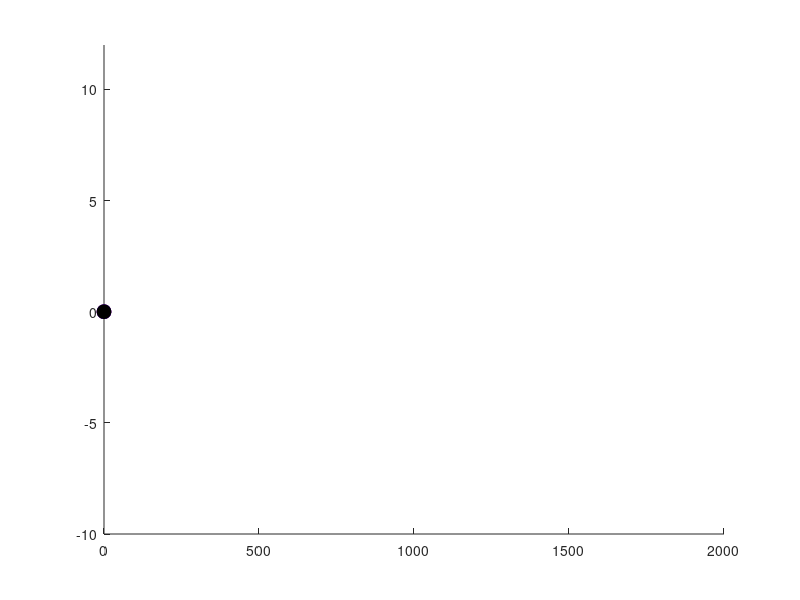

The MATLAB script that drew this image: (Note: this script raises an error after producing the figure.)
%%
clear
close all
clc
%% Data Generation
% vehTrajectory = load('E:\2022_WirelessCommunicationProjectCode\V2X_Simulator\integratedSumoMatlabSimulator\sumoMatlabCosimulator_Ver20240625_JoinAndLeaveEvent\trafficData\rho20_CaccDrivingTrafficData\iter1_seed218926.mat').vehTrajectory;
% vehTrajectoryTemp = load('E:\2022_WirelessCommunicationProjectCode\V2X_Simulator\integratedSumoMatlabSimulator\sumoMatlabCosimulator_Ver20240625_JoinAndLeaveEvent\trafficData\rho20_CaccDrivingTrafficData\iter2_seed172239.mat').vehTrajectory;

%%
f = figure;hold on;
ax1 = plot([0], [0], 'LineStyle','none', 'Color', 'Red', 'Marker', 'o', 'MarkerSize', 10, 'MarkerFaceColor', 'red');
% ax1_1 = plot([0], [0], 'LineStyle','none', 'Color', 'Red', 'Marker', 'o', 'MarkerSize', 15, 'MarkerFaceColor', 'none');

ax2 = plot([0], [0], 'LineStyle','none', 'Color', 'Blue', 'Marker', 'o', 'MarkerSize', 10, 'MarkerFaceColor', 'blue');
% ax2_1 = plot([0], [0], 'LineStyle','none', 'Color', 'Blue', 'Marker', 'o', 'MarkerSize', 15, 'MarkerFaceColor', 'none');

ax3 = plot([0], [0], 'LineStyle','none', 'Color', 'Black', 'Marker', 'o', 'MarkerSize', 10, 'MarkerFaceColor', 'black');
% ax3_1 = plot([0], [0], 'LineStyle','none', 'Color', 'Black', 'Marker', 'o', 'MarkerSize', 15, 'MarkerFaceColor', 'none');
xlim([0, 2000])
ylim([-10, 12])
hold off;

for timeIdx = 1:size(vehTrajectory, 3)
% for timeIdx = 1
    ax1.XData = vehTrajectory(1, 2, timeIdx);
    ax1.YData = vehTrajectory(1, 3, timeIdx);

    % ax1_1.XData = vehTrajectoryTemp(1, 2, timeIdx);
    % ax1_1.YData = vehTrajectoryTemp(1, 3, timeIdx);

    ax2.XData = vehTrajectory(2:5, 2, timeIdx);
    ax2.YData = vehTrajectory(2:5, 3, timeIdx);

    % ax2_1.XData = vehTrajectoryTemp(2:5, 2, timeIdx);
    % ax2_1.YData = vehTrajectoryTemp(2:5, 3, timeIdx);

    ax3.XData = vehTrajectory(6:end, 2, timeIdx);
    ax3.YData = vehTrajectory(6:end, 3, timeIdx);
    
    % ax3_1.XData = vehTrajectoryTemp(6:end, 2, timeIdx);
    % ax3_1.YData = vehTrajectoryTemp(6:end, 3, timeIdx);
    
    pause(0.001)

end

%%
return
sampleXMLfile = './sumoTrace.xml';
MyStruct = readstruct(sampleXMLfile);

timeStepArray = cell2mat({MyStruct.timestep(:).timeAttribute});

% timeStepArray = {MyStruct.timestep(1).vehicle(:).idAttribute};

totVehNum = 40;

vehTrajectoryTemp = zeros(totVehNum, 3, 0);

for timeStepIdx = 1:length(timeStepArray)
    idList = cell2mat({MyStruct.timestep(timeStepIdx).vehicle(:).idAttribute});
    xPosition = cell2mat({MyStruct.timestep(timeStepIdx).vehicle(:).xAttribute});
    yPosition = cell2mat({MyStruct.timestep(timeStepIdx).vehicle(:).yAttribute});
    vehTrajectoryTemp(idList, :, timeStepIdx) = [idList', xPosition', yPosition'];
end




